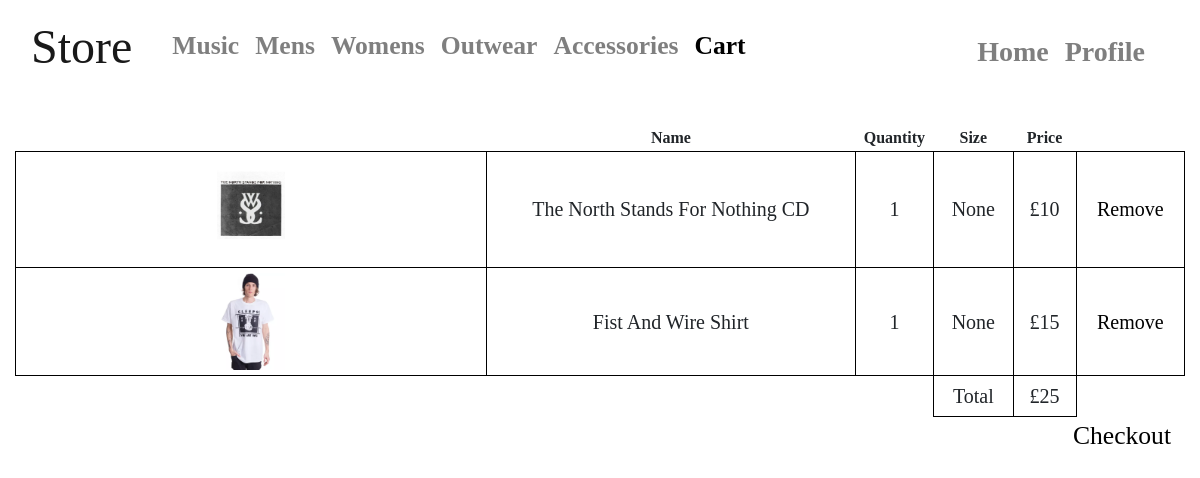
The app's page /store/cart (signed in), older data.
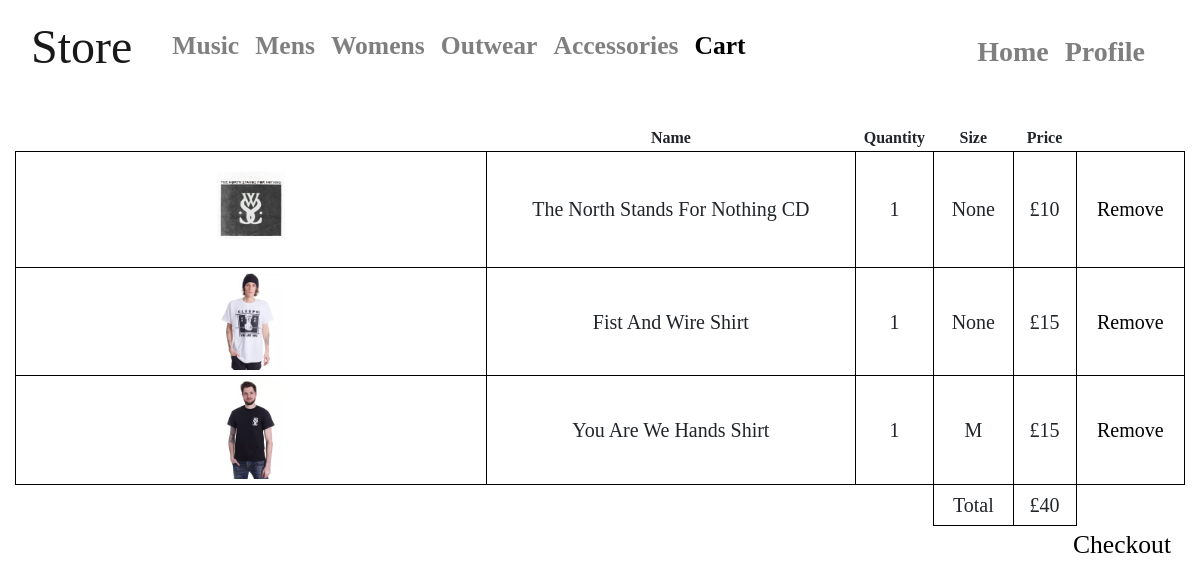
The same page, newer data.
### app/models.py (models this page shows, shortened)
class User(UserMixin, db.Model):
    id = db.Column(db.Integer, primary_key=True)
    username = db.Column(db.String(64), index=True, unique=True)
    email = db.Column(db.String(120), index=True, unique=True)
    password_hash = db.Column(db.String(128))
    name = db.Column(db.String(40), index=True)
    address1 = db.Column(db.String(40), index=True)
    address2 = db.Column(db.String(40), index=True)
    towncity = db.Column(db.String(40), index=True)
    postcode = db.Column(db.String(40), index=True)
    accesslevel = db.Column(db.Integer, index=True)
    card = db.Column(db.String)

class Store(db.Model):
    id = db.Column(db.Integer, primary_key=True)
    name = db.Column(db.String(40))
    image = db.Column(db.String(40))
    cat = db.Column(db.String(40))
    price = db.Column(db.Float)
    sale = db.Column(db.Integer)
    back_image = db.Column(db.String)
    cost = db.Column(db.Float)

class cart(db.Model):
    cart_id = db.Column(db.Integer, primary_key=True)
    userid = db.Column(db.Integer)
    itemid = db.Column(db.String)
    quantity = db.Column(db.Integer)
    price = db.Column(db.Integer)
    size = db.Column(db.String)

### app/routes.py (the view)
@app.route("/store/cart", methods=["GET", "POST"])
@login_required
def the_cart():                                            # Shopping Cart HTML Page
    final_price = 0                                        # Parameters: None
    for j in cart.query.all():                             # Return: cart.html and passes the User, cart and store databases and the final price
        if current_user.id == j.userid:                    # Purpose: To display the the shopping cart of the logged in user. It also calculates the
            the_price = int(j.price) * int(j.quantity)     # total price of all that user's items in the cart and passes it into the html file
            final_price = int(final_price) + int(the_price)
    return render_template("store/cart.html", title="Store-", users=User.query.all(), cart=cart.query.all(), store=Store.query.all(),
                           final_price=final_price)

### app/models.py (called while the page is built)
@login.user_loader
def load_user(the_id):
    return User.query.get(int(the_id))

### app/templates/store/cart.html (shortened to what this page needs)
{% extends "store/layout_store.html" %}
{% block body %}
<div class="text-center" style="font-family: Rockwell">
<br>
{% for i in users %}
    {% if i.id == current_user.id %}
        <table id="tblProduct", width="100%">
        <tr>
           <th>&nbsp;</th>
            <th>Name</th>
            <th>Quantity</th>
            <th>Size</th>
            <th>Price</th>
        </tr>
        {% for j in cart %}
            {% if j.userid == i.id %}
                {% for item in store %}
                    {% if j.itemid == item.id %}
                        <tr>
                            <td><img  src="{{ url_for("static", filename=item.image) }}", width="15%", height="28%"></td>
                            <td>{{ item.name }}</td>
                            <td>{{ j.quantity }}</td>
                            <td>{{ j.size }}</td>
                            <td>£{{ j.price }}</td>
                            <td><a id="word" href="{{ url_for("remove_item_cart", the_cart_id=j.cart_id) }}">Remove</a> </td>
                        </tr>
                    {% endif %}
                {% endfor %}
            {% endif %}
        {% endfor %}
        <tr>
            <th> </th>
            <th> </th>
            <th> </th>
            <td>Total</td>
            <td>£{{ final_price }}</td>
        </tr>
        </table>
    {% endif %}
{% endfor %}
<a id="word" style="float: right; padding-right: 14px; font-size: 160%" href="{{ url_for("delivery") }}">Checkout</a>
</div>
{% endblock %}

### app/templates/store/layout_store.html (shortened to what this page needs)
<!DOCTYPE html>
<html lang="en">
<head>
    <link rel="stylesheet" href="{{ url_for("static", filename="style.css") }}" type="text/css">
</head>
<body>
<div class="container">
    {% include"store/_navbar_store.html" %}
    {% block body %}{% endblock %}
</div>
</body>
</html>

### app/templates/store/_navbar_store.html (shortened to what this page needs)
<nav class="navbar navbar-expand-md navbar-light bg-transparent mb-4">
    <a class="navbar-brand" href="/store" style="font-family: 'Century Gothic'"><h1 style="font-size: 240%">Store</h1></a>
      <div class="collapse navbar-collapse" id="navbarCollapse">
        <ul class="navbar-nav mr-auto">
            <li class="nav-item">
                <a class="nav-link">    </a>
            </li>
            <li class="nav-item">
                <a id="store_music" class="nav-link" href="/store/music"><h1 style="font-size:160%;font-family: 'Century Gothic'"><b>Music</b></h1></a>
          </li>
          <li class="nav-item">
            <a id="store_mens" class="nav-link" href="/store/mens"><h1 style="font-size:160%;font-family: 'Century Gothic'"><b>Mens</b></h1></a>
          </li>
            <li class="nav-item">
                <a id="store_womens" class ="nav-link" href="/store/womens"><h1 style="font-size:160%;font-family: 'Century Gothic'"><b>Womens</b></h1></a>
            </li>
          <li class="nav-item">
              <a id="store_outwear" class="nav-link" href="/store/outwear"><h1 style="font-size:160%;font-family: 'Century Gothic'"><b>Outwear</b></h1></a>
          </li>
          <li class="nav-item">
              <a id="store_accessories" class ="nav-link" href="/store/accessories"><h1 style="font-size:160%;font-family: 'Century Gothic'"><b>Accessories</b></h1></a>
          </li>
            <li class="nav-item">
                <a id="store_cart" class="nav-link" href="/store/cart"><h1 style="font-size: 160%;font-family: 'Century Gothic'"><b>Cart</b></h1></a>
            </li>
        </ul>
          <ul class="navbar navbar-nav navbar-right">
            <li class="nav-item">
                <a class ="nav-link" href="/"><h1 style="font-size:175%;font-family: 'Century Gothic';margin-top: 0.4em"><b>Home</b></h1></a>
            </li>
              {% if current_user.is_anonymous %}
                <li class="nav-item">
                    <a class="nav-link" href="{{ url_for('login') }}"><h1 style="font-size:175%;text-align: right;margin-top: 0.4em; font-family: 'Century Gothic'"><b>Login/SignUp</b></h1></a>
                </li>
            {% else %}
                <li class="nav-item">
                    <a class="nav-link" href="{{ url_for('profile', username=current_user.username) }}"><h1 style="font-size:175%;text-align: right;margin-top: 0.4em;font-family: 'Century Gothic'"><b>Profile</b></h1></a>
                </li>
              {% endif %}
          </ul>
      </div>
    </nav>

### app/templates/store/cart.html (style rules this page uses)
#tblProduct td { padding:5px 10px 5px 10px; border:solid 1px #000000; font-size:20px; }
#word { color: black; text-decoration: none; }
#store_cart { color: black; }

Row changes from the older to the newer data that the page shows:
computed for User: final_price "25" → "40"
added cart: quantity "1", size "M", price "15"
now on this page (row unchanged): Store: image (picture), name "You Are We Hands Shirt"
